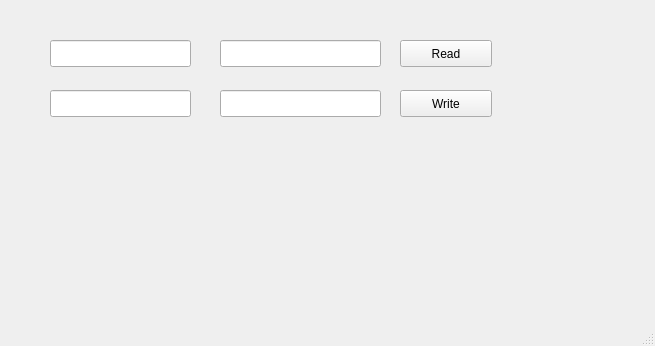
<?xml version="1.0" encoding="UTF-8"?>
<ui version="4.0">
 <class>MainWindow</class>
 <widget class="QMainWindow" name="MainWindow">
  <property name="geometry">
   <rect>
    <x>0</x>
    <y>0</y>
    <width>655</width>
    <height>346</height>
   </rect>
  </property>
  <property name="windowTitle">
   <string>MainWindow</string>
  </property>
  <widget class="QWidget" name="centralwidget">
   <widget class="QLineEdit" name="Line_10">
    <property name="geometry">
     <rect>
      <x>50</x>
      <y>40</y>
      <width>141</width>
      <height>27</height>
     </rect>
    </property>
   </widget>
   <widget class="QLineEdit" name="Line_20">
    <property name="geometry">
     <rect>
      <x>50</x>
      <y>90</y>
      <width>141</width>
      <height>27</height>
     </rect>
    </property>
   </widget>
   <widget class="QPushButton" name="btnRead">
    <property name="geometry">
     <rect>
      <x>400</x>
      <y>40</y>
      <width>92</width>
      <height>27</height>
     </rect>
    </property>
    <property name="text">
     <string>Read</string>
    </property>
   </widget>
   <widget class="QPushButton" name="btnWrite">
    <property name="geometry">
     <rect>
      <x>400</x>
      <y>90</y>
      <width>92</width>
      <height>27</height>
     </rect>
    </property>
    <property name="text">
     <string>Write</string>
    </property>
   </widget>
   <widget class="QLineEdit" name="Line_11">
    <property name="geometry">
     <rect>
      <x>220</x>
      <y>40</y>
      <width>161</width>
      <height>27</height>
     </rect>
    </property>
   </widget>
   <widget class="QLineEdit" name="Line_21">
    <property name="geometry">
     <rect>
      <x>220</x>
      <y>90</y>
      <width>161</width>
      <height>27</height>
     </rect>
    </property>
   </widget>
  </widget>
  <widget class="QMenuBar" name="menubar">
   <property name="geometry">
    <rect>
     <x>0</x>
     <y>0</y>
     <width>655</width>
     <height>22</height>
    </rect>
   </property>
  </widget>
  <widget class="QStatusBar" name="statusbar"/>
 </widget>
 <resources/>
 <connections/>
</ui>
